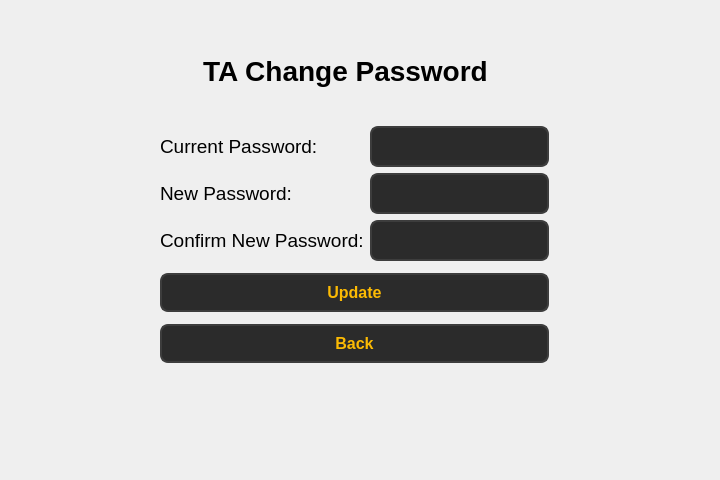
<?xml version="1.0" encoding="UTF-8"?>
<ui version="4.0">
 <class>Form</class>
 <widget class="QWidget" name="Form">
  <property name="geometry">
   <rect>
    <x>0</x>
    <y>0</y>
    <width>720</width>
    <height>480</height>
   </rect>
  </property>
  <property name="windowTitle">
   <string>Form</string>
  </property>
  <widget class="QLabel" name="label">
   <property name="geometry">
    <rect>
     <x>170</x>
     <y>50</y>
     <width>351</width>
     <height>41</height>
    </rect>
   </property>
   <property name="font">
    <font>
     <pointsize>21</pointsize>
     <bold>true</bold>
    </font>
   </property>
   <property name="text">
    <string>TA Change Password</string>
   </property>
   <property name="alignment">
    <set>Qt::AlignmentFlag::AlignCenter</set>
   </property>
  </widget>
  <widget class="QWidget" name="layoutWidget">
   <property name="geometry">
    <rect>
     <x>160</x>
     <y>120</y>
     <width>389</width>
     <height>252</height>
    </rect>
   </property>
   <layout class="QVBoxLayout" name="verticalLayout_3">
    <item>
     <layout class="QHBoxLayout" name="horizontalLayout">
      <item>
       <layout class="QVBoxLayout" name="verticalLayout_2">
        <item>
         <widget class="QLabel" name="label_2">
          <property name="font">
           <font>
            <pointsize>14</pointsize>
           </font>
          </property>
          <property name="text">
           <string>Current Password:</string>
          </property>
         </widget>
        </item>
        <item>
         <widget class="QLabel" name="label_3">
          <property name="font">
           <font>
            <pointsize>14</pointsize>
           </font>
          </property>
          <property name="text">
           <string>New Password:</string>
          </property>
         </widget>
        </item>
        <item>
         <widget class="QLabel" name="label_4">
          <property name="font">
           <font>
            <pointsize>14</pointsize>
           </font>
          </property>
          <property name="text">
           <string>Confirm New Password:</string>
          </property>
         </widget>
        </item>
       </layout>
      </item>
      <item>
       <layout class="QVBoxLayout" name="verticalLayout">
        <item>
         <widget class="QLineEdit" name="lineEdit">
          <property name="styleSheet">
           <string notr="true">QLineEdit {
        background-color: #2b2b2b;  /* Dark background */
        color: #fcba03;  /* Text color */
        border: 2px solid #3d3d3d;  /* Border color */
        border-radius: 8px;  /* Rounded corners */
        padding: 8px;  /* Padding inside the input field */
        font-size: 16px;  /* Font size */
        font-weight: bold;  /* Bold font */
    }

    QLineEdit:hover {
        background-color: #3d3d3d;  /* Background when hovered */
        border: 2px solid #fcba03;  /* Border color when hovered */
    }

    QLineEdit:focus {
        background-color: #1a1a1a;  /* Background when focused */
        border: 2px solid #fcba03;  /* Border color when focused */
        color: #ffffff;  /* Text color when focused */
    }</string>
          </property>
          <property name="echoMode">
           <enum>QLineEdit::EchoMode::Password</enum>
          </property>
         </widget>
        </item>
        <item>
         <widget class="QLineEdit" name="lineEdit_2">
          <property name="styleSheet">
           <string notr="true">QLineEdit {
        background-color: #2b2b2b;  /* Dark background */
        color: #fcba03;  /* Text color */
        border: 2px solid #3d3d3d;  /* Border color */
        border-radius: 8px;  /* Rounded corners */
        padding: 8px;  /* Padding inside the input field */
        font-size: 16px;  /* Font size */
        font-weight: bold;  /* Bold font */
    }

    QLineEdit:hover {
        background-color: #3d3d3d;  /* Background when hovered */
        border: 2px solid #fcba03;  /* Border color when hovered */
    }

    QLineEdit:focus {
        background-color: #1a1a1a;  /* Background when focused */
        border: 2px solid #fcba03;  /* Border color when focused */
        color: #ffffff;  /* Text color when focused */
    }</string>
          </property>
          <property name="echoMode">
           <enum>QLineEdit::EchoMode::Password</enum>
          </property>
         </widget>
        </item>
        <item>
         <widget class="QLineEdit" name="lineEdit_3">
          <property name="styleSheet">
           <string notr="true">QLineEdit {
        background-color: #2b2b2b;  /* Dark background */
        color: #fcba03;  /* Text color */
        border: 2px solid #3d3d3d;  /* Border color */
        border-radius: 8px;  /* Rounded corners */
        padding: 8px;  /* Padding inside the input field */
        font-size: 16px;  /* Font size */
        font-weight: bold;  /* Bold font */
    }

    QLineEdit:hover {
        background-color: #3d3d3d;  /* Background when hovered */
        border: 2px solid #fcba03;  /* Border color when hovered */
    }

    QLineEdit:focus {
        background-color: #1a1a1a;  /* Background when focused */
        border: 2px solid #fcba03;  /* Border color when focused */
        color: #ffffff;  /* Text color when focused */
    }</string>
          </property>
          <property name="echoMode">
           <enum>QLineEdit::EchoMode::Password</enum>
          </property>
         </widget>
        </item>
       </layout>
      </item>
     </layout>
    </item>
    <item>
     <widget class="QPushButton" name="pushButton_6">
      <property name="styleSheet">
       <string notr="true">QPushButton {
        background-color: #2b2b2b;  
        color: #fcba03;              
        border: 2px solid #3d3d3d;      
        border-radius: 8px;          
        padding: 8px 16px;            
        font-size: 16px;            
        font-weight: bold;
    
    }

    QPushButton:hover {
        background-color: #fcba03;
		 color: #000000;
        border: 2px solid #5a5a5a;    
    }

    QPushButton:pressed {
        background-color: #1a1a1a;      
        border: 2px solid #2b2b2b;      
    }</string>
      </property>
      <property name="text">
       <string>Update</string>
      </property>
     </widget>
    </item>
    <item>
     <widget class="QPushButton" name="pushButton_5">
      <property name="styleSheet">
       <string notr="true">QPushButton {
        background-color: #2b2b2b;  
        color: #fcba03;              
        border: 2px solid #3d3d3d;      
        border-radius: 8px;          
        padding: 8px 16px;            
        font-size: 16px;            
        font-weight: bold;
    
    }

    QPushButton:hover {
        background-color: #fcba03;
		 color: #000000;
        border: 2px solid #5a5a5a;    
    }

    QPushButton:pressed {
        background-color: #1a1a1a;      
        border: 2px solid #2b2b2b;      
    }</string>
      </property>
      <property name="text">
       <string>Back</string>
      </property>
     </widget>
    </item>
   </layout>
  </widget>
 </widget>
 <resources/>
 <connections/>
</ui>
